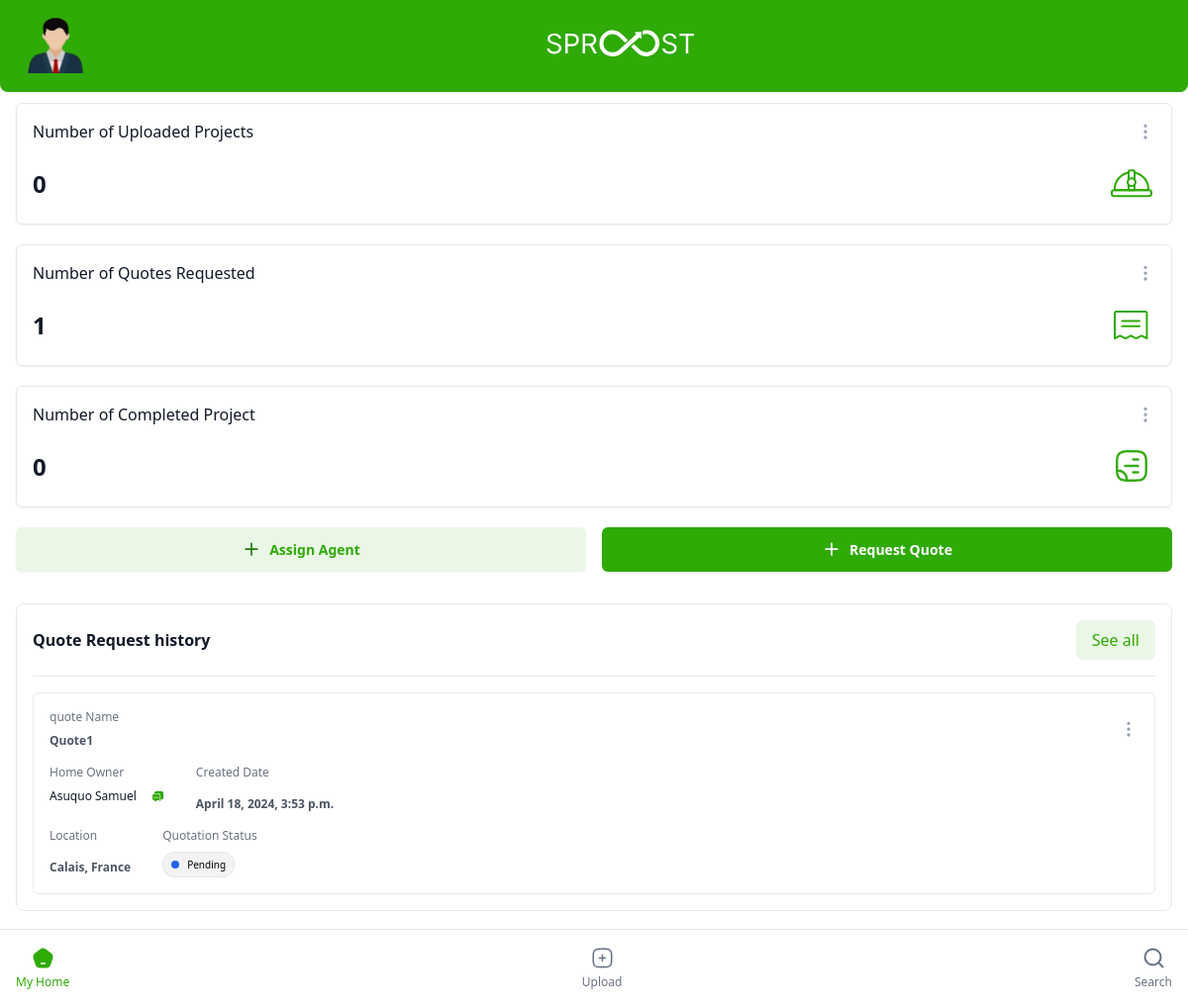
The page / (signed in) on the database as committed earlier.
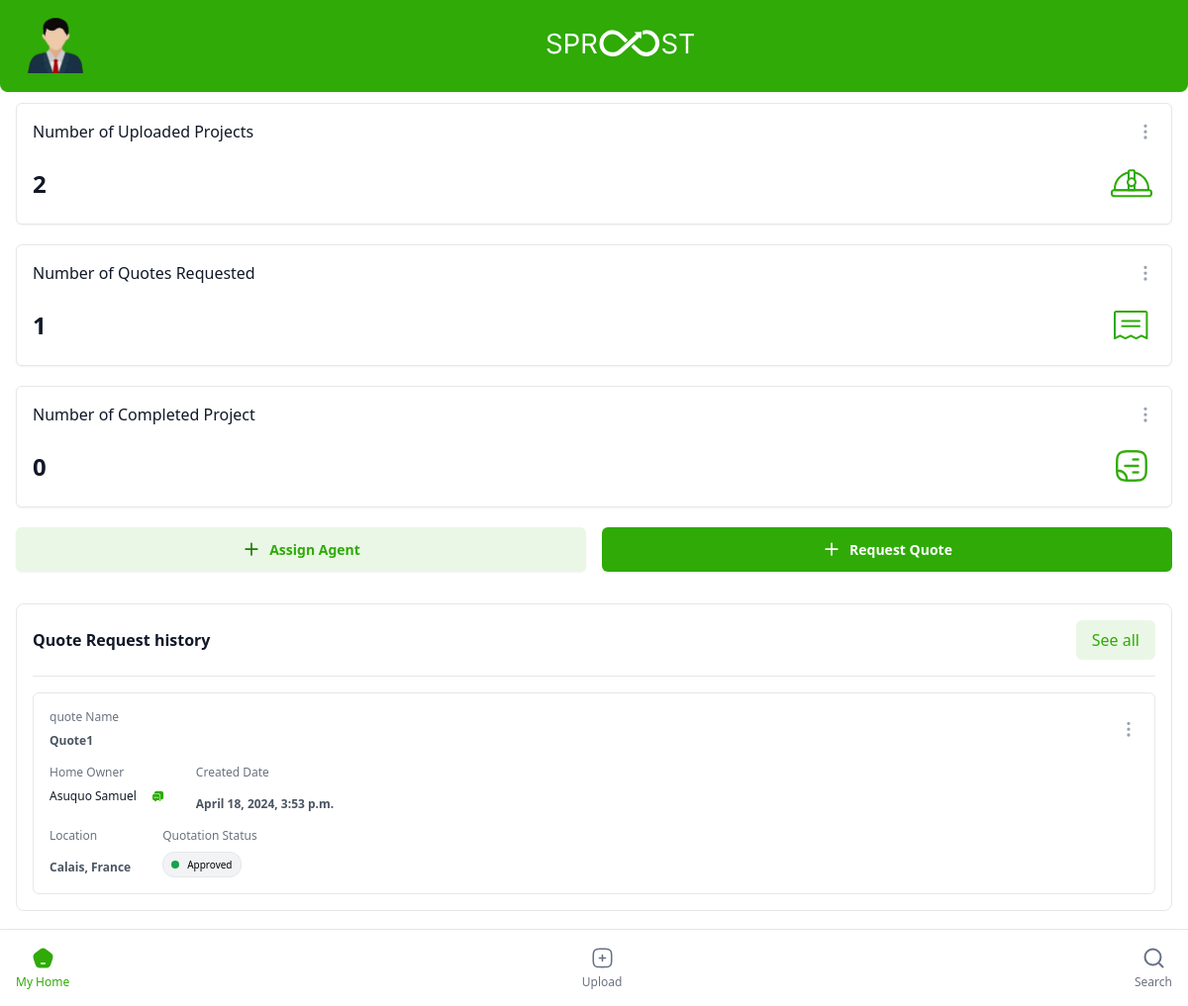
The same page on the database as committed later.
### quotes/models.py (models this page shows, shortened)
class QuoteRequest(models.Model):
    user = models.ForeignKey("accounts.User", on_delete=models.CASCADE, null=False, related_name="quote_requests")
    uuid = models.UUIDField(default=uuid.uuid4, editable=False, unique=True)
    title = models.CharField(max_length=255, null=False)
    summary = models.TextField(null=False, max_length=257)
    status = models.CharField(max_length=255, choices=QuoteRequestStatus.choices, default=QuoteRequestStatus.pending, null=False)
    contact_phone = models.CharField(max_length=20, null=False)
    contact_email = models.EmailField(max_length=255, null=False)
    property_address = models.CharField(max_length=255, null=False)
    upload_date = models.DateTimeField(auto_now_add=True, null=False)
    media_paths = GenericRelation("main.Media")
    is_quote = models.BooleanField(default=True)
    objects = QuoteRequestManager()

### accounts/models.py (models this page shows)
class User(AbstractUser):
    phone_number = PhoneNumberField(null=False, blank=False)
    user_type = models.CharField(max_length = 3, choices = USER_TYPE_CHOICES)
    date_joined = models.DateTimeField(auto_now_add=True)

### main/views.py (the view, shortened to what this page needs)
# urls.py: path('', views.home, name="home"),
def home(request):
    if not request.user.is_authenticated:
        return redirect('account_login')
    else:
        print("user type === ", request.user.user_type)
        if request.user.user_type == "HO":
            quotes = QuoteRequest.objects.filter(user=request.user)
            projects = Project.objects.filter(quote_request__user=request.user)
            context = {
                "quotes": quotes,
                "projects": projects,
                "quote_count": quotes.count(),
                "projects_count": projects.count()
            }
            return render(request, "user/home.html", context)
        elif request.user.user_type == "CO":
            return redirect("profile:contractor_profile")
        else:
            return redirect("admins:dashboard")

### quotes/models.py (called while the page is built)
    @property
    def admin_pdf(self):
        if self.file:
            return self.file.url
        return ""

### templates/user/home.html (shortened to what this page needs)
{% extends "user/base.html" %} {% load static %} {% block topNav %} {% include "user/top-navigation.html" %} {% endblock topNav %} {% block content %}
<div class="w-full p-4 font['Inter'] mt-14">
  <div class="w-full my-8 flex flex-col gap-5">
    <div class="w-full p-4 bg-white border border-neutral-150 rounded-md shadow-sm">
      <div class="w-full flex flex-col gap-4">
        <div class="w-full flex items-center justify-between">
          <h3 class="text-gray-900 font-medium">Number of Uploaded Projects</h3>
          <span class="">
            <img src="{% static 'svgs/more-vertical.svg' %}" alt="" class="" />
          </span>
        </div>
        <div class="w-full flex items-center justify-between">
          <h3 class="text-gray-900 text-2xl font-semibold">{{ projects_count }}</h3>
          <span class="">
            <img src="{% static 'svgs/uploaded-project.svg' %}" alt="" class="" />
          </span>
        </div>
      </div>
    </div>
    <div class="w-full p-4 bg-white border border-neutral-150 rounded-md shadow-sm">
      <div class="w-full flex flex-col gap-4">
        <div class="w-full flex items-center justify-between">
          <h3 class="text-gray-900 font-medium">Number of Quotes Requested</h3>
          <span class="">
            <img src="{% static 'svgs/more-vertical.svg' %}" alt="" class="" />
          </span>
        </div>
        <div class="w-full flex items-center justify-between">
          <h3 class="text-gray-900 text-2xl font-semibold">{{ quote_count }}</h3>
          <span class="">
            <img src="{% static 'svgs/quotes.svg' %}" alt="" class="" />
          </span>
        </div>
      </div>
    </div>
    <div class="w-full p-4 bg-white border border-neutral-150 rounded-md shadow-sm">
      <div class="w-full flex flex-col gap-4">
        <div class="w-full flex items-center justify-between">
          <h3 class="text-gray-900 font-medium">Number of Completed Project</h3>
          <span class="">
            <img src="{% static 'svgs/more-vertical.svg' %}" alt="" class="" />
          </span>
        </div>
        <div class="w-full flex items-center justify-between">
          <h3 class="text-gray-900 text-2xl font-semibold">0</h3>
          <span class="">
            <img src="{% static 'svgs/completed-project.svg' %}" alt="" class="" />
          </span>
        </div>
      </div>
    </div>
    <div class="w-full flex items-center justify-end gap-4">
      {% if request.user.user_type == "HO" %}
        <a
          href="{% url 'main:assign-agent' %}"
          class="flex items-center justify-center cursor-pointer gap-2 bg-toneLightGreen p-3 w-[50%] rounded-md shadow-sm"
        >
          <img src="{% static 'svgs/plus-green.svg' %}" alt="" class="" />
          <span class="text-primary text-sm font-semibold">Assign Agent</span>
        </a>
      {% endif %}
      {% if home_owner_id %}
        <a href="{% url 'quotes:request-quotes' id=home_owner_id %}" class="w-[50%] flex items-center justify-center gap-2 cursor-pointer bg-primary p-3 rounded-md shadow-sm">
      {% else %}
        <a href="{% url 'quotes:request-quotes' %}" class="w-[50%] flex items-center justify-center gap-2 cursor-pointer bg-primary p-3 rounded-md shadow-sm">
      {% endif %}
        <img src="{% static 'svgs/plus.svg' %}" alt="" class="" />
        <span class="text-white text-sm font-semibold">Request Quote</span>
      </a>
    </div>
  </div>
  <div class="w-full">
    <div class="rounded-lg w-full border border-neutral-150 p-4">
      <div class="w-full flex items-center justify-between border-b border-neutral-150 pb-4">
        <h3 class="text-gray-900 font-semibold">Quote Request history</h3>
        <a href="#" class="text-primary bg-toneLightGreen text-center p-2 px-4 rounded-md"> See all </a>
      </div>
      <div class="mt-4 flex flex-col gap-4">
        {% for quote in quotes %}
        <a href="{{quote.quote_project.first.admin_pdf}}" class="w-full flex flex-col gap-4 p-4 border text-xs border-neutral-150 rounded-md">
          <div class="w-full flex items-center justify-between">
            <div class="text-xs flex flex-col gap-2">
              <span class="text-gray-500 font-medium">quote Name</span>
              <h3 class="text-gray-600 font-semibold">{{quote.title}}</h3>
            </div>
            <span class="">
              <img src="{% static 'svgs/more-vertical.svg' %}" alt="" class="" />
            </span>
          </div>
          <div class="flex items-start gap-8">
            <div class="">
              <span class="text-gray-500 font-medium">Home Owner</span>
              <div class="flex items-center gap-4 mt-2">
                <span class="text-gray-900 font-medium">{{quote.user.first_name}} {{quote.user.last_name}}</span>
                <img src="{% static 'svgs/chat-msg.svg' %}" alt="" />
              </div>
            </div>
            <div class="text-xs flex flex-col gap-2">
              <span class="text-gray-500 font-medium">Created Date</span>
              <h3 class="text-gray-600 font-semibold mt-2">{{quote.upload_date}}</h3>
            </div>
          </div>
          <div class="flex items-start gap-8">
            <div class="text-xs flex flex-col gap-2">
              <span class="text-gray-500 font-medium">Location</span>
              <h3 class="text-gray-600 font-semibold mt-2">{{quote.property_address}}</h3>
            </div>
            <div class="text-xs flex flex-col gap-2">
              <span class="text-gray-500 font-medium">Quotation Status</span>
              <div class="inline-flex p-1 px-2 bg-gray-200 bg-opacity-50 items-center w-fit gap-2 border border-neutral-150 rounded-xl">
                {% if quote.is_quote %}
                <div class="w-2 h-2 bg-blue-600 rounded-full"></div>
                <span class="text-[10px]">Pending</span>
                {% else %}
                <div class="w-2 h-2 bg-green-600 rounded-full"></div>
                <span class="text-[10px]">Approved</span>
                {% endif %}
              </div>
            </div>
          </div>
        </a>
        {% endfor %}
      </div>
    </div>
  </div>
</div>
{% endblock content %}
{% block bottomNav %}
  {% include "user/bottom_nav.html" %}
{% endblock bottomNav %}

### templates/user/base.html (shortened to what this page needs)
{% load static %}
<!DOCTYPE html>
<html lang="en">
<head>
    <script src="https://cdn.tailwindcss.com"></script>
    <link rel="stylesheet" type="text/css" href="https://cdn.jsdelivr.net/npm/toastify-js/src/toastify.min.css">
    <link rel="stylesheet" href="https://cdnjs.cloudflare.com/ajax/libs/font-awesome/5.15.3/css/all.min.css">
    <link rel="stylesheet" href="https://cdnjs.cloudflare.com/ajax/libs/font-awesome/6.5.2/css/all.min.css"
    />
</head>
<body>
    <div class="">
        {% block topNav %} {% endblock topNav %}
        <div class="mb-20">{% block content %} {% endblock content %}</div>
        {% block bottomNav %} {% endblock bottomNav %}
</body>
</html>

### templates/user/top-navigation.html (shortened to what this page needs)
{% load static %}
<div class="w-full fixed top-0 border-b border-primary z-20 rounded-bl-lg rounded-br-lg shadow-sm bg-primary flex items-center py-4 pl-7">
    <div id="profile-pic-navbar" class="w-[60px] h-[60px] cursor-pointer">
        <img src="{% static 'images/avatar.png' %}" alt="" class="w-full h-full object-contain" />
    </div>
    <div class="w-full flex flex-grow justify-center mr-8">
        <img src="{% static 'svgs/sproost-white.svg' %}" alt="" class="" />
    </div>
</div>
</div>

### templates/user/bottom_nav.html (shortened to what this page needs)
{% load static %}
<div class="w-full fixed bg-white bottom-0 border-t border-neutral-150 p-4 shadow-md z-20">
  {% with url_name=request.resolver_match.url_name %}
  <div class="flex items-center justify-between w-full">
    <a href="{% url 'main:home' %}" class="inline-flex flex-col gap-1 items-center">
      {% if url_name == 'home' or url_name == 'property-list' %}
      <img src="{% static 'svgs/Home.svg' %}" alt="" class="" /> <span class="text-primary text-xs">My Home</span> {% else %}
      <img src="{% static 'svgs/Home-outline.svg' %}" alt="" class="" />
      <span class="text-gray-500 text-xs">My Home</span> {% endif %}
    </a>
    <a href="#" class="inline-flex flex-col gap-1 items-center">
      <img src="{% static 'svgs/Add-upload.svg' %}" alt="" class="" />
      <span class="text-gray-500 text-xs">Upload</span>
    </a>
    <a href="#" class="inline-flex flex-col gap-1 items-center">
      <img src="{% static 'svgs/search.svg' %}" alt="" class="" />
      <span class="text-gray-500 text-xs">Search</span>
    </a>
  </div>
  {% endwith %}
</div>

Rows that differ between the two databases and show on the page:
changed QuoteRequest "Quote1": is_quote "Pending" → "Approved"
Other text that changed with them:
{{ projects_count }}: "0" → "2"
